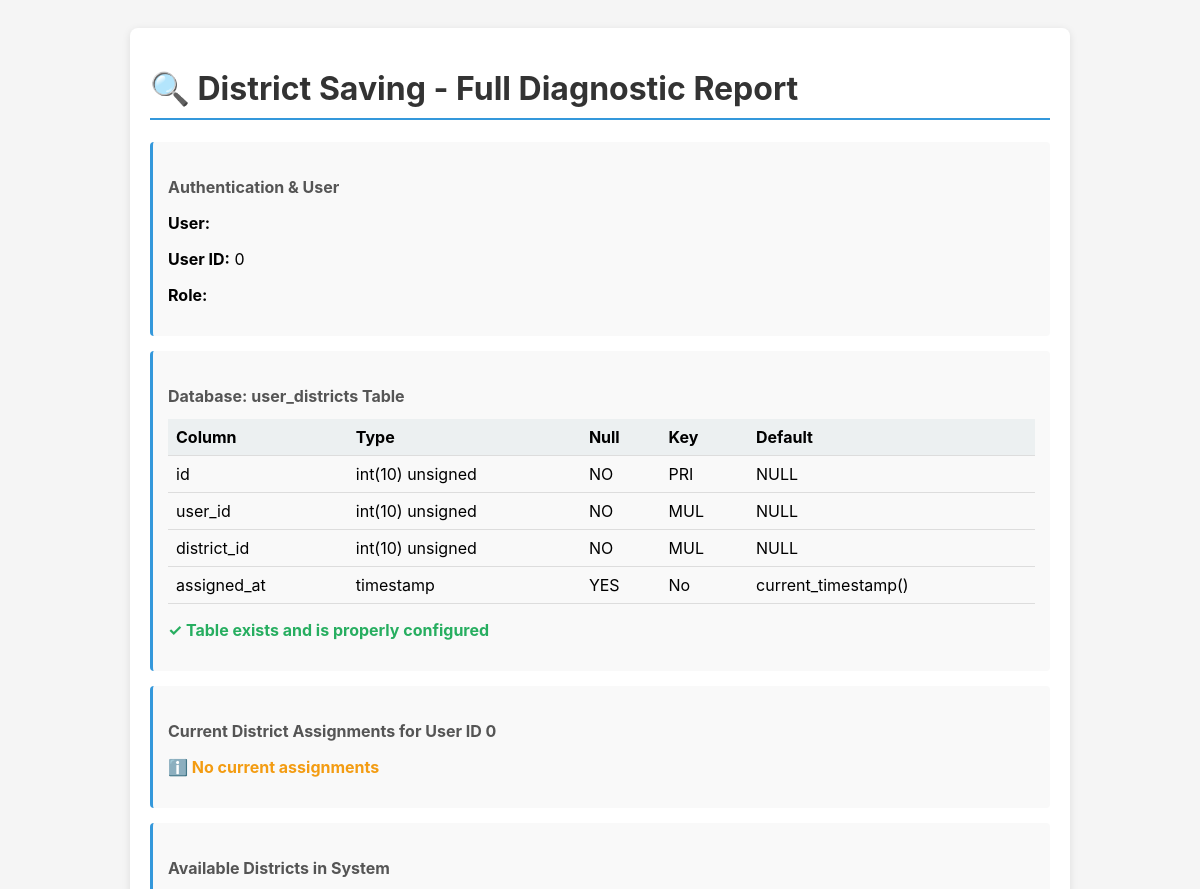
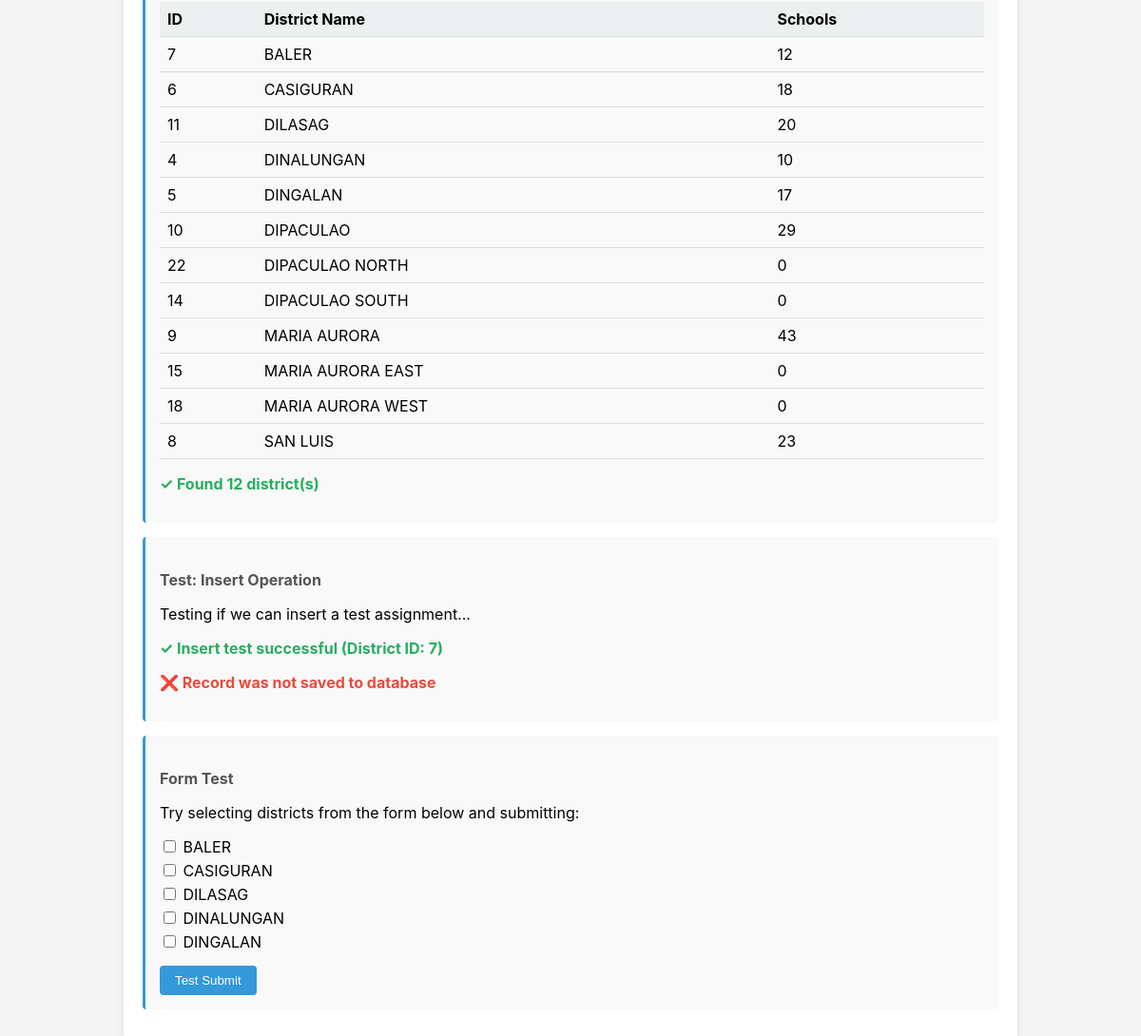
Screenshot of /verify_districts.php with the database file from the repository (2 pictures, top to bottom).
### tables this page shows
CREATE TABLE `districts` (
  `id` int(10) UNSIGNED NOT NULL,
  `district_name` varchar(100) NOT NULL,
  `created_at` timestamp NOT NULL DEFAULT current_timestamp(),
  `updated_at` timestamp NOT NULL DEFAULT current_timestamp() ON UPDATE current_timestamp()
);

### includes/auth.php (called while the page is built, shortened)
<?php
function currentUser(): array {
    return [
        'id'        => $_SESSION['user_id']   ?? 0,
        'username'  => $_SESSION['username']  ?? '',
        'full_name' => $_SESSION['full_name'] ?? '',
        'profile_photo' => $_SESSION['profile_photo'] ?? '',
        'role'      => $_SESSION['role'] ?? null,
        'preferred_theme' => $_SESSION['preferred_theme'] ?? '',
        'preferred_layout' => $_SESSION['preferred_layout'] ?? '',
        'preferred_appearance_json' => $_SESSION['preferred_appearance_json'] ?? '',
        'needs_onboarding' => (bool)($_SESSION['needs_onboarding'] ?? false),
        'twofa_enabled' => (bool)($_SESSION['twofa_enabled'] ?? false),
    ];
}

### verify_districts.php (the view, shortened to what this page needs)
<?php
require_once __DIR__ . '/includes/auth.php';
?>
<!DOCTYPE html>
<html>
<head>
</head>
<body>
    <div class="container">
        <h1>🔍 District Saving - Full Diagnostic Report</h1>
        <?php
        try {
            $db = getDB();
            $user = currentUser();
            echo '<div class="section">';
            echo '<h2>Authentication & User</h2>';
            if (!$user) {
                echo '<p class="error">❌ NOT LOGGED IN</p>';
            } else {
                echo '<p><strong>User:</strong> ' . htmlspecialchars($user['full_name']) . '</p>';
                echo '<p><strong>User ID:</strong> ' . $user['id'] . '</p>';
                echo '<p><strong>Role:</strong> ' . htmlspecialchars($user['role']) . '</p>';
            }
            echo '</div>';
            if (!$user) {
                echo '<div class="section"><p class="error">Cannot proceed without user. Please log in first.</p></div>';
            } else {
                $userId = (int)$user['id'];
                echo '<div class="section">';
                echo '<h2>Database: user_districts Table</h2>';
                try {
                    $columns = $db->query("SHOW COLUMNS FROM user_districts")->fetchAll();
                    echo '<table>';
                    echo '<tr><th>Column</th><th>Type</th><th>Null</th><th>Key</th><th>Default</th></tr>';
                    foreach ($columns as $col) {
                        echo '<tr>';
                        echo '<td>' . $col['Field'] . '</td>';
                        echo '<td>' . $col['Type'] . '</td>';
                        echo '<td>' . $col['Null'] . '</td>';
                        echo '<td>' . ($col['Key'] ?: 'No') . '</td>';
                        echo '<td>' . ($col['Default'] ?: 'NULL') . '</td>';
                        echo '</tr>';
                    }
                    echo '</table>';
                    echo '<p class="success">✓ Table exists and is properly configured</p>';
                } catch (Exception $e) {
                    echo '<p class="error">❌ Error: ' . htmlspecialchars($e->getMessage()) . '</p>';
                }
                echo '</div>';
                echo '<div class="section">';
                echo '<h2>Current District Assignments for User ID ' . $userId . '</h2>';
                try {
                    $stmt = $db->prepare('SELECT id, user_id, district_id, assigned_at FROM user_districts WHERE user_id = ? ORDER BY district_id');
                    $stmt->execute([$userId]);
                    $assignments = $stmt->fetchAll(PDO::FETCH_ASSOC);
                    if (empty($assignments)) {
                        echo '<p><span class="warning">ℹ️ No current assignments</span></p>';
                    }
                } catch (Exception $e) {
                    echo '<p class="error">❌ Error: ' . htmlspecialchars($e->getMessage()) . '</p>';
                }
                echo '</div>';
                echo '<div class="section">';
                echo '<h2>Available Districts in System</h2>';
                try {
                    $stmt = $db->prepare('SELECT id, district_name FROM districts ORDER BY district_name');
                    $stmt->execute();
                    $districts = $stmt->fetchAll(PDO::FETCH_ASSOC);
                    if (empty($districts)) {
                        echo '<p class="error">❌ No districts found</p>';
                    } else {
                        echo '<table>';
                        echo '<tr><th>ID</th><th>District Name</th><th>Schools</th></tr>';
                        foreach ($districts as $d) {
                            $countStmt = $db->prepare('SELECT COUNT(*) FROM schools WHERE district_id = ?');
                            $countStmt->execute([(int)$d['id']]);
                            $schoolCount = $countStmt->fetchColumn();
                            echo '<tr>';
                            echo '<td>' . $d['id'] . '</td>';
                            echo '<td>' . htmlspecialchars($d['district_name']) . '</td>';
                            echo '<td>' . $schoolCount . '</td>';
                            echo '</tr>';
                        }
                        echo '</table>';
                        echo '<p class="success">✓ Found ' . count($districts) . ' district(s)</p>';
                    }
                } catch (Exception $e) {
                    echo '<p class="error">❌ Error: ' . htmlspecialchars($e->getMessage()) . '</p>';
                }
                echo '</div>';
                echo '<div class="section">';
                echo '<h2>Test: Insert Operation</h2>';
                echo '<p>Testing if we can insert a test assignment...</p>';
                try {
                    $stmt = $db->prepare('SELECT id FROM districts LIMIT 1');
                    $stmt->execute();
                    $testDistrict = $stmt->fetchColumn();
                    if (!$testDistrict) {
                        echo '<p class="warning">⚠️ No test district available</p>';
                    } else {
                        $stmt = $db->prepare('INSERT INTO user_districts (user_id, district_id) VALUES (?, ?) ON DUPLICATE KEY UPDATE assigned_at = NOW()');
                        $result = $stmt->execute([$userId, (int)$testDistrict]);
                        if ($result) {
                            echo '<p class="success">✓ Insert test successful (District ID: ' . $testDistrict . ')</p>';
                            $stmt = $db->prepare('SELECT COUNT(*) FROM user_districts WHERE user_id = ? AND district_id = ?');
                            $stmt->execute([$userId, (int)$testDistrict]);
                            $count = $stmt->fetchColumn();
                            if ($count > 0) {
                                echo '<p class="success">✓ Verified: Record was saved to database</p>';
                            } else {
                                echo '<p class="error">❌ Record was not saved to database</p>';
                            }
                        } else {
                            echo '<p class="error">❌ Insert failed</p>';
                        }
                    }
                } catch (Exception $e) {
                    echo '<p class="error">❌ Error: ' . htmlspecialchars($e->getMessage()) . '</p>';
                }
                echo '</div>';
                echo '<div class="section">';
                echo '<h2>Form Test</h2>';
                echo '<p>Try selecting districts from the form below and submitting:</p>';
                echo '<form method="POST" style="margin-top: 15px;">';
                try {
                    $stmt = $db->prepare('SELECT id, district_name FROM districts LIMIT 5');
                    $stmt->execute();
                    $testDistricts = $stmt->fetchAll(PDO::FETCH_ASSOC);
                    foreach ($testDistricts as $d) {
                        echo '<label style="display: block; margin: 5px 0;"><input type="checkbox" name="test_districts[]" value="' . $d['id'] . '"> ' . htmlspecialchars($d['district_name']) . '</label>';
                    }
                } catch (Exception $e) {
                    echo '<p class="error">Error loading districts</p>';
                }
                echo '<button type="submit" style="margin-top: 10px; padding: 8px 16px; background: #3498db; color: white; border: none; border-radius: 4px; cursor: pointer;">Test Submit</button>';
                echo '</form>';
                echo '</div>';
            }
        } catch (Exception $e) {
            echo '<div class="section"><p class="error">❌ Error: ' . htmlspecialchars($e->getMessage()) . '</p></div>';
        }
        ?>
    </div>
</body>
</html>

### verify_districts.php (style rules this page uses)
body { font-family: -apple-system, BlinkMacSystemFont, 'Segoe UI', Roboto, sans-serif; background: #f5f5f5; padding: 20px; }
.container { max-width: 900px; margin: 0 auto; background: white; padding: 20px; border-radius: 8px; box-shadow: 0 2px 8px rgba(0,0,0,.1); }
h1 { color: #333; border-bottom: 2px solid #3498db; padding-bottom: 10px; }
h2 { color: #555; margin-top: 20px; font-size: 16px; }
.section { margin: 15px 0; padding: 15px; background: #f9f9f9; border-left: 3px solid #3498db; border-radius: 4px; }
.success { color: #27ae60; font-weight: bold; }
.error { color: #e74c3c; font-weight: bold; }
.warning { color: #f39c12; font-weight: bold; }
table { width: 100%; border-collapse: collapse; margin: 10px 0; }
th, td { padding: 8px; text-align: left; border-bottom: 1px solid #ddd; }
th { background: #ecf0f1; font-weight: bold; }

### rows the page displays
districts: id "7", district_name "BALER", schoolCount "12"
districts: id "6", district_name "CASIGURAN", schoolCount "18"
districts: id "11", district_name "DILASAG", schoolCount "20"
districts: id "4", district_name "DINALUNGAN", schoolCount "10"
districts: id "5", district_name "DINGALAN", schoolCount "17"
districts: id "10", district_name "DIPACULAO", schoolCount "29"
districts: id "22", district_name "DIPACULAO NORTH", schoolCount "0"
districts: id "14", district_name "DIPACULAO SOUTH", schoolCount "0"
districts: id "9", district_name "MARIA AURORA", schoolCount "43"
districts: id "15", district_name "MARIA AURORA EAST", schoolCount "0"
districts: id "18", district_name "MARIA AURORA WEST", schoolCount "0"
districts: id "8", district_name "SAN LUIS", schoolCount "23"

### other values shown
$user['id'] "0"
$col['Field'] "id"
$col['Type'] "int(10) unsigned"
$col['Null'] "NO"
$col['Key'] ?: 'No' "PRI"
$col['Default'] ?: 'NULL' "NULL"
$col['Field'] "user_id"
$col['Key'] ?: 'No' "MUL"
$col['Field'] "district_id"
$col['Field'] "assigned_at"
$col['Type'] "timestamp"
$col['Null'] "YES"
$col['Key'] ?: 'No' "No"
$col['Default'] ?: 'NULL' "current_timestamp()"
$userId "0"
